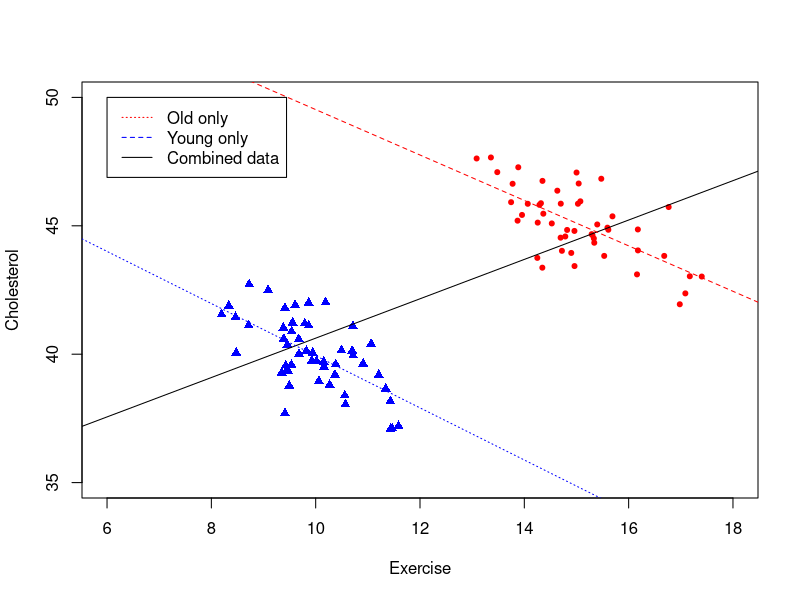
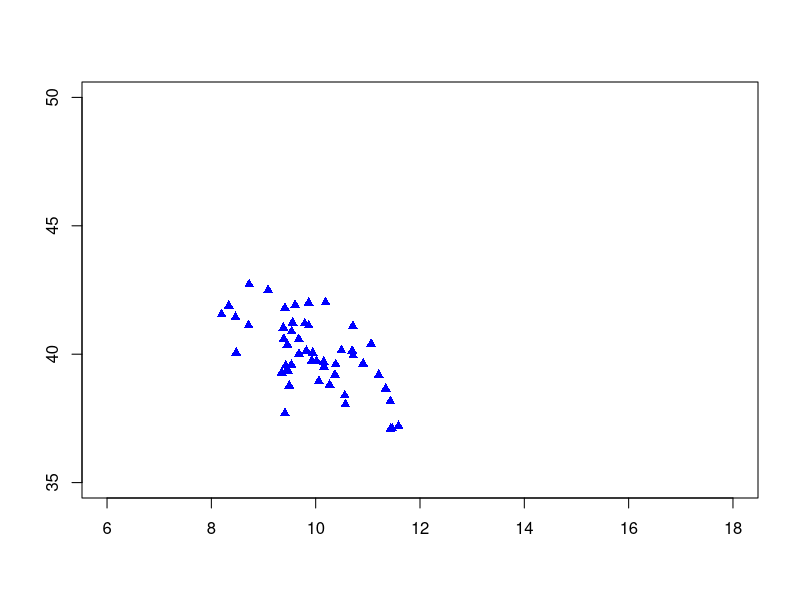

The R source for these figures, in order: (Note: this script raises an error after producing the figures.)
## ---- chunk 1
knitr::opts_chunk$set(echo = TRUE)
## ---- chunk 2
library(Matrix) # Matrix operations
library(MASS) # For Moore-Penrose pseudo-inverse ginv()
rankMatrix(matrix(c(1,1,2,2),nrow=2))
rankMatrix(matrix(c(1,1,2,2,1,2),nrow=3))
rankMatrix(matrix(c(1,1,2,0),nrow=2))
rankMatrix(matrix(c(1,2,3,2,0,2),nrow=3))
## ---- chunk 3
df = read.csv("exercise_and_cholesterol.csv")
old_df = df[df$Age=="Old",]
young_df = df[df$Age=="Young",]

attach(df)
plot(Cholesterol ~ Exercise,col=ifelse(Age=="Old","red","blue"),pch=ifelse(Age=="Old",20,17),ylim=c(35,50),xlim=c(6,18))

all_model = lm(Cholesterol ~ Exercise, data=df)
young_model = lm(Cholesterol ~ Exercise, data=young_df)
old_model = lm(Cholesterol ~ Exercise, data=old_df)
abline(all_model$coefficients[1],all_model$coefficients[2], lty="solid")
abline(young_model$coefficients[1],young_model$coefficients[2], lty="dotted",col="blue")
abline(old_model$coefficients[1],old_model$coefficients[2], lty="dashed",col="red")
legend(6, 50, legend=c("Old only", "Young only","Combined data"),
       col=c("red", "blue","black"), lty=c("dotted","dashed","solid"), cex=1)
## ---- chunk 4
plot(young_df$Cholesterol ~ young_df$Exercise,col="blue",pch=17,ylim=c(35,50),xlim=c(6,18),xlab="",ylab="")
par(new=TRUE)
plot(old_df_alter$Cholesterol ~ old_df$Exercise,col="red",pch=20,ylim=c(35,50),xlim=c(6,18),xlab="Exercise",ylab="Cholesterol")

all_model = lm(Cholesterol ~ Exercise + Age, data=df)
young_model = lm(Cholesterol ~ Exercise, data=young_df)
old_model = lm(Cholesterol ~ Exercise, data=old_df)
abline(all_model$coefficients[1],all_model$coefficients[2], lty="solid")
abline(young_model$coefficients[1],young_model$coefficients[2], lty="dotted",col="blue")
abline(old_model$coefficients[1],old_model$coefficients[2], lty="dashed",col="red")
legend(6, 50, legend=c("Old only", "Young only","Combined data"),
       col=c("red", "blue","black"), lty=c("dotted","dashed","solid"), cex=1)

## ---- chunk 5
set.seed(37)
# Data generation
x = rnorm(1000) # Sample 1000 points from N(0, 1)
e = rnorm(1000)
y = 0.7 + 2*x + e
plot(y ~ x)
## ---- chunk 6
# Use lm()
model = lm(y ~ x)
summary(model)
# y = 0.734 + 1.954 * x
## ---- chunk 7
# Use matrix algebra
X = cbind(rep(1,1000),x) # Add bias(constant for intercept) to data matrix
Y = y
beta_h = ginv(t(X)%*%X)%*%t(X)%*%Y
beta_h # \beta0 = 0.734, \beta1 = 1.954

plot(y ~ x)
abline(model$coefficients[1],model$coefficients[2],col="green")
abline(beta_h[1],beta_h[2],col="red",lty="dashed")
legend(-3,8,legend=c("lm()", "Matrix algebra"),col=c("green","red"),lty=c("dashed","dashed"))
## ---- chunk 8
X = cbind(rep(1,1000), x)
Y = y
# Objective function
fun = function(beta) {
  sum((Y - X%*%beta)^2)
}
# Start optimization with random initialization
optim(runif(2),fun) # \beta0 = 0.734, \beta1 = 1.954
## ---- chunk 9
beta1 = cov(x,y)/var(x)
beta0 = mean(y) - beta1*mean(x)
beta0 # 0.734
beta1 # 1.954
## ---- chunk 10
set.seed(37)
S = 10000
single_loop = function(N) {
  x = rnorm(N)
  e = rnorm(N)
  Y = 0.7 + 2*x + e
  X = cbind(rep(1,N),x)
  beta_h = ginv(t(X)%*%X)%*%t(X)%*%Y
  beta1 = beta_h[2]
}
vec_loop = Vectorize(single_loop)


res1 = vec_loop(rep(25,S))
hist(res1)
res2 = vec_loop(rep(100,S))
hist(res2)
mean(res1) # 2.002271
mean(res2) # 1.998513
var(res1) # 0.04465469
var(res2) # 0.01046778
t.test(res1, res2, alternative = "two.sided", var.equal = FALSE) # p-value = 0.1095

# Test normality
library(nortest)
#Anderson-Darling normality test
ad.test(res1) # p-value = 2.064e-08
qqnorm(res1)
qqline(res1)

ad.test(res1) # p-value = 2.064e-08
qqnorm(res2)
qqline(res2)
## ---- chunk 11
set.seed(37)
S = 10000
single_loop = function(N) {
  x = rnorm(N)
  e = runif(N)
  Y = 0.7 + 2*x + e
  X = cbind(rep(1,N),x)
  beta_h = ginv(t(X)%*%X)%*%t(X)%*%Y
  beta1 = beta_h[2]
}
vec_loop = Vectorize(single_loop)

res1 = vec_loop(rep(25,S))
hist(res1)
res2 = vec_loop(rep(100,S))
hist(res2)
mean(res1) # 1.999372
mean(res2) # 2.000016
var(res1) # 0.003772373
var(res2) # 0.0008630136
t.test(res1, res2, alternative = "two.sided", var.equal = FALSE) # p-value = 0.3446

#Anderson-Darling normality test
ad.test(res1) # p-value = 0.4207
qqnorm(res1)
qqline(res1)

ad.test(res1) # p-value = 0.4207
qqnorm(res2)
qqline(res2)
## ---- chunk 12
set.seed(37)
S = 10000
single_loop = function(N) {
  x = rnorm(N)
  e = rcauchy(N)
  Y = 0.7 + 2*x + e
  X = cbind(rep(1,N),x)
  beta_h = ginv(t(X)%*%X)%*%t(X)%*%Y
  beta1 = beta_h[2]
}
vec_loop = Vectorize(single_loop)

res1 = vec_loop(rep(25,S))
hist(res1)
res2 = vec_loop(rep(100,S))
hist(res2)
mean(res1) # 1.907382x
mean(res2) # -1.599096
var(res1) # 3427.213
var(res2) # 29851.75
t.test(res1, res2, alternative = "two.sided", var.equal = FALSE) # p-value = 0.05461

#Anderson-Darling normality test
ad.test(res1) # p-value = 2.2e-16
qqnorm(res1)
qqline(res1)

ad.test(res1) # p-value = 2.2e-16
qqnorm(res2)
qqline(res2)
## ---- chunk 13
library(numDeriv)
obj_func = function(r, x0=10000,p=250, n=60) {
  x = x0
  for(i in 1:n) {
    x = x*(1+r)-p
  }
  res = x
}

bisection_method = function(f,left,right,tol=1e-8,n=1000) {
  if(sign(f(left))==sign(f(right))) {
    print("Bad Initial Points!")
    stop()
  }
  
  history = right
  for (i in 1:n) {
    mid = (left+right)/2
    if (f(mid)==0) {
      history = c(history,mid)
      res = list('optim r' = mid, 'iterations' = i,'history'=history)
      return(res)
    } else if(sign(f(mid))==sign(f(right))) {
      right = mid
      history = c(history,right)
    } else {
      left = mid
      history = c(history,left)
    }
    
    if(abs(left-right)<tol) {
      res = list('optim r' = mid, 'iterations' = i,'history'=history)
      return(res)
    }
  }
  print("Maximum number of iteration reached")
}

newton_method = function(f, r0, tol=1e-8,n=1000) {
  history = r0
  for(i in 1:n) {
    deriv = genD(func = f, x = r0)$D
    r1 = r0 - f(r0)/deriv[1]
    history = c(history,r1)
    if(abs(r1-r0) < tol) {
      res = list('optim r' = r1, 'iterations' = i,'history'=history)
      return(res)
    }
    r0 = r1
  }
  print("Maximum number of iteration reached")
  res = list('optim r' = r1, 'iterations' = i,'history'=history)
  return(res)
}

sol1 = newton_method(obj_func, 0.01)
sol2 = newton_method(obj_func, 0.02)
sol3 = newton_method(obj_func, 0.03)
sol4 = bisection_method(obj_func, 0.01, 0.025)
sol5 = bisection_method(obj_func, 0.01, 0.15)

mat = cbind(sol1$history,sol2$history,sol3$history)
maxLen = nrow(mat)
plot(1:length(sol5$history),sol5$history,type="b",pch=20,col="blue",ylim=c(0.01,0.03))
abline(sol1$`optim r`,0,col="red")
lines(1:length(sol2$history),sol2$history,type="b",pch=20,col="red")
lines(1:length(sol1$history),sol1$history,type="b",pch=20,col="green")
lines(1:length(sol4$history),sol4$history,type="b",pch=20,col="purple")
lines(1:length(sol3$history),sol3$history,type="b",pch=20,col="orange")
## ---- chunk 14
set.seed(37)

invSampling = function(N) {
  # Returns a vector of N elements sampled by inversion.
  return(runif(N)^(1/3))
}

hist(invSampling(10^6))
## ---- chunk 15
revenue = function(x,y) {
  return(y*(log(x)+1)-y^2*sqrt(1-x^4))
}

X = invSampling(1000000)
expectedReturn = function(y) {
  # Compute expected return given y
  N = 1000000
  #X = invSampling(N)
  Y = rep(y,N)
  sum(mapply(revenue, X, Y))/N
}
## ---- chunk 16
y = seq(0,1,0.01)
returns = sapply(y,expectedReturn)
## ---- chunk 17
plot(returns ~ y, type="l")
abline(0,0)
## ---- chunk 18
optim(0, function(y){-1*expectedReturn(y)})
#0.4639308
